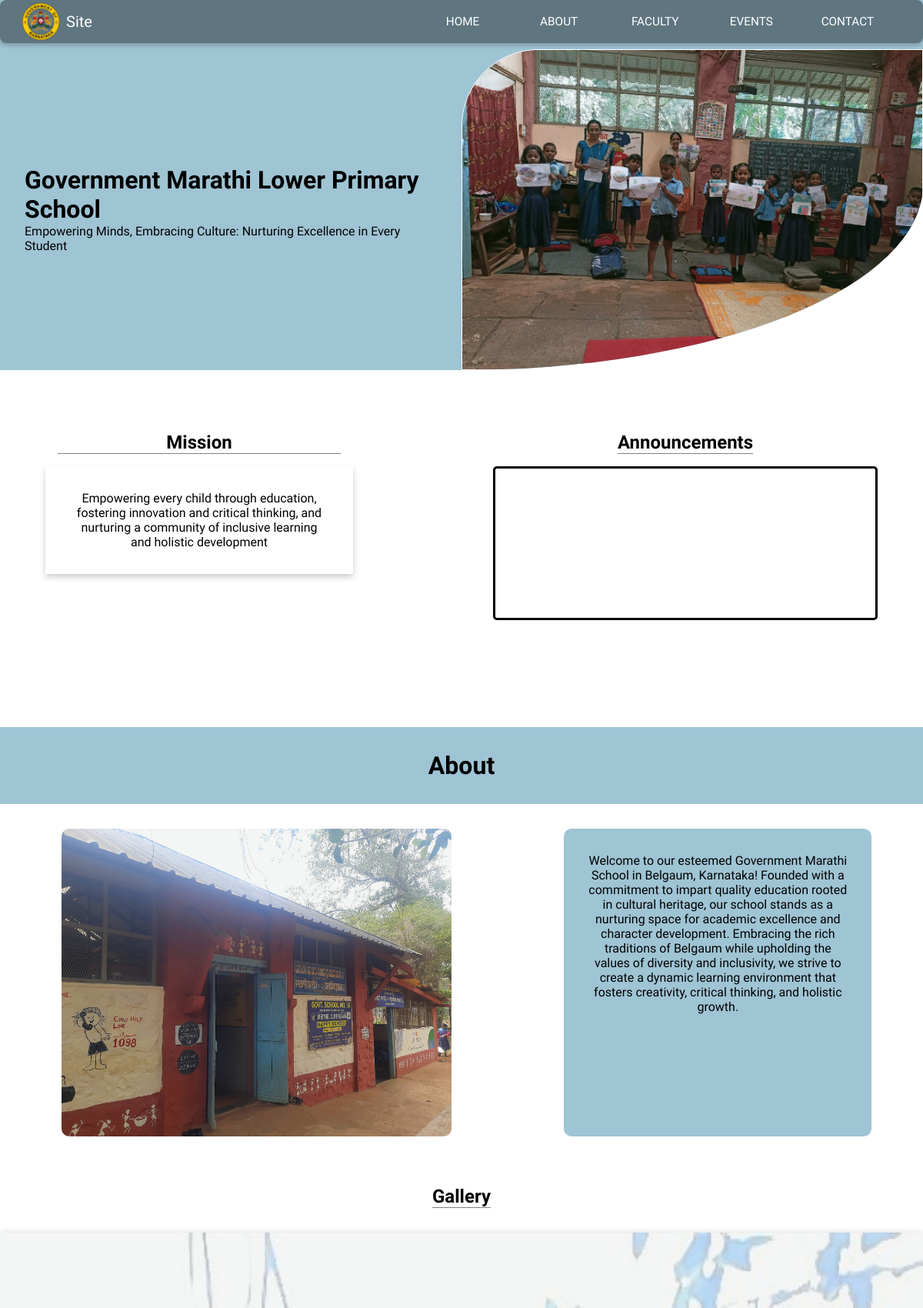
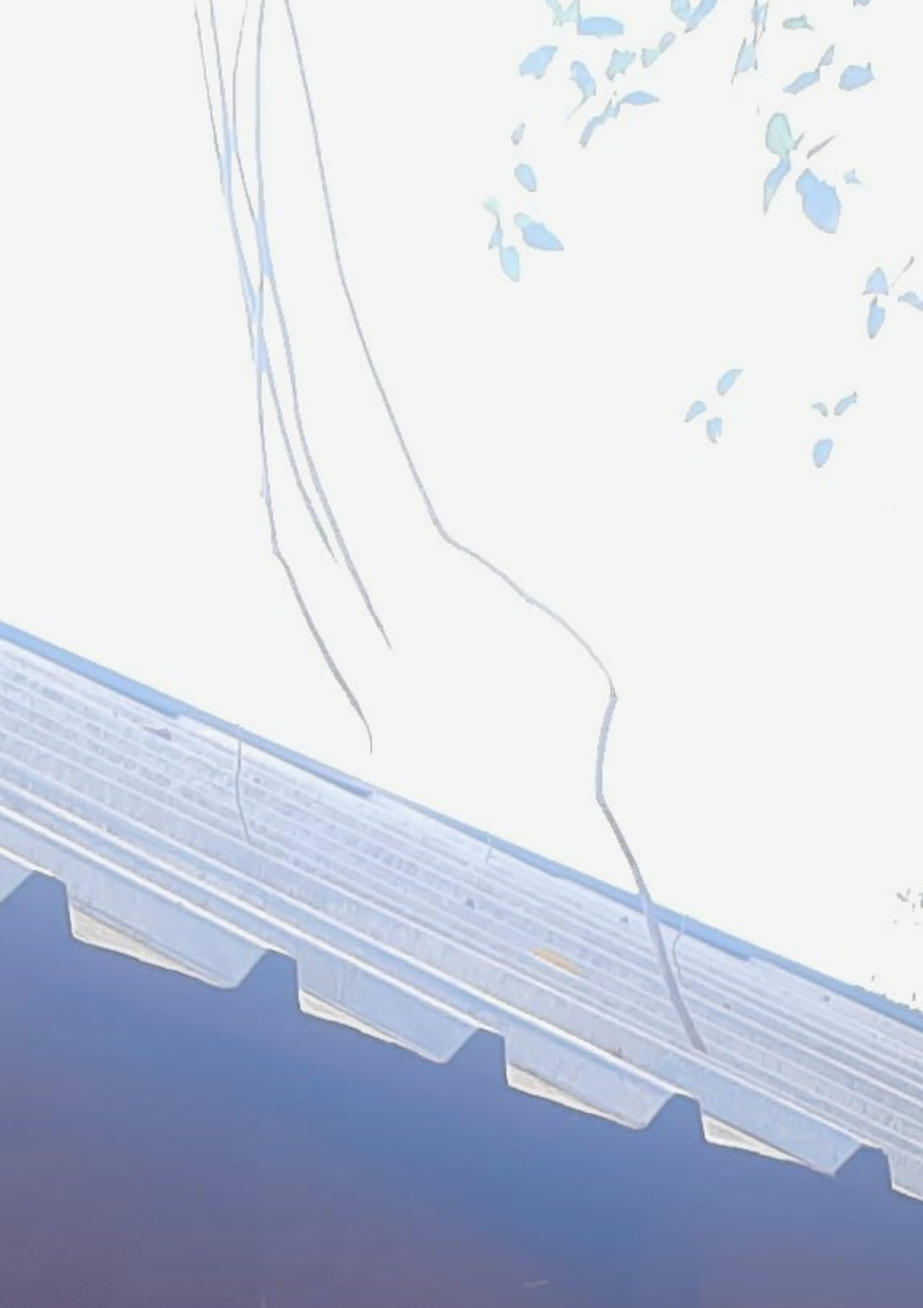
The page / (upper part) on the database its author committed (2 pictures, top to bottom).
### mainapp/models.py (models this page shows, shortened)
class Content(models.Model):
    Name=models.CharField(max_length=100,primary_key=True)
    content=models.TextField()

### mainapp/views.py (the view)
# urls.py: 2. Add a URL to urlpatterns:  path('', views.home, name='home')
def home(request):
    path = settings.MEDIA_ROOT
    img_list = random.sample(os.listdir(path + "/School_Images/"),7)
    values = Content.objects.values()
    Announce = Announcement.objects.values()
    faculty_list = faculty.objects.values()
    events_list = Events.objects.values()
    val= {}
    for a in values:
        val[a['Name']] = a['content']
    return render(request,'mainapp/home.html',context={"images": img_list,'content':val,'Announcements':Announce,'faculty':faculty_list,'events':events_list})

### mainapp/templates/mainapp/home.html (shortened to what this page needs)
{% extends 'base.html' %}
{% load static %}
{% block head %}
<link rel="stylesheet" href="{% static 'mainapp/home.css'%}">
{% endblock head %}
{% block body %}
<div class="inner-container">
  <div class="section section1">
    <div class="content">
      <h1 class="head">{{content.School_Name}}</h1>
      <p class="text">{{content.Tagline_title}}</p>
    </div>
    <div class="image hidden-mobile">
      <img src="{% static 'Images\School_Images\IMG2.jpg' %}" class="hidden-mobile" height="250px" alt="header image">
    </div>
  </div>
  <div class="section section2">
    <div class="flip-card">
      <div class="flip-card-inner">
        <div class="flip-card-front">
          <h2 class="bounce scroll-bounce flip-head">Mission </h2>
          <p>{{content.Mission}}</p>
        </div>
        <div class="flip-card-back">
          <h2 class="bounce scroll-bounce flip-head">Vision </h2>
          <p>{{content.Vision}}</p>
        </div>
      </div>
    </div>
    <div class="scroll-wrapper">
      <div class="scroll-head">
        <h2 class="bounce scroll-bounce">Announcements</h2>
      </div>
      <div id="scroll-container">
      </div>
    </div>
  </div>
  <div class="sub-header about" id="about">About</div>
  <div class="section section3">
      <div class="context-image">
        <img src="{% static 'Images\School_Images\school1.jpg' %}" height="250px" class="about-image" alt="header image">
      </div>
      <div class="about-text">
        {{content.about}}
        </div>
  </div>
  <div class="section section4">
   <h2 class="head bounce scroll-bounce">Gallery</h2>
   <main class="gallary">
    <ul class='slider'>
      {% for image in images %}
      <li class='item' style="background-image: url('{{MEDIA_URL}}/School_Images/{{image}}')">
      </li>
      {% endfor %}
    </ul>
  </main>
  </div>
</div>
{% endblock body %}

### mainapp/templates/base.html (shortened to what this page needs)
{% load static %}
<!DOCTYPE html>
<html lang="en">
<head>
    <link rel="stylesheet" href="{% static 'base.css' %}">
    <link rel="stylesheet" href="https://cdnjs.cloudflare.com/ajax/libs/animate.css/4.1.1/animate.min.css"/>
    {% block head %}
    {% endblock head %}
</head>
<body>
  <div class="container">
    <header class="site-header">
        <div class="header__content--flow">
            <section class="header-content--left">
                <a href="#" class="brand-logo">
                  <img src="{% static 'Images/logo/logo1.png' %}" height="50px" class="animate__animated  animate__jello" />
                    <span class="logo-text animate__animated animate__bounceInDown">Site</span>
                </a>
            </section>
            <section class="header-content--right">
                <nav class="header-nav" role="navigation">
                    <ul class="nav__list" aria-expanded="false">
                        <li class="list-item">
                            <a class="nav__link" href="{% url 'mainapp:home' %}">Home</a>
                        </li>
                        <li class="list-item">
                            <a class="nav__link" href="#about">About</a>
                        </li>
                        <li class="list-item">
                          <a class="nav__link" href="#faculty">Faculty</a>
                        </li>
                        <li class="list-item">
                            <a class="nav__link" href="#event">Events</a>
                        </li>
                        <li class="list-item">
                            <a class="nav__link" href="#contact">Contact</a>
                        </li>
                    </ul>
                </nav>
            </section>
        </div>
    </header>
</div>
<div class="outer-container">
    {% block body %}
    {% endblock body %}
</div>
</body>
</html>

### mainapp/static/base.css (style rules this page uses)
*, *::before, *::after { user-select:none; margin: 0; padding: 0; box-sizing: border-box; font-family: "Short Stack" , sans-serif; }
:root { --brand-clr: hsl(185, 85%, 40%); --bg-primary: hsl(195, 20%, 86%); --border-clr: hsl(195, 16%, 82%); --accent-blue: hsl(205, 100%, 48%); --text-primary: hsl(0, 0%, 100%); --text-accent: hsl(195, 2%, 78%); --header: 3.5rem; --full-width: 100%; --padding-space: calc(var( --full-width) - 2rem); --max-width: 80rem; --min-width: 22.5rem; --bd-radius: 0.5em; --space-025: 0.25rem; --space-05: 0.5rem; --space-1: 1rem; }
a { text-decoration: none; }
body { display: flex; flex-flow: column; top:0!important; min-block-size: 100vh; font-family: system-ui; }
.container { width:100vw; position: fixed; flex-grow: 1; display: grid; place-self: center; top: 0px; }
.site-header { --padding: 1rem; --header-margin: 5vh; --shadow: 0 0.1875em 0.3125em #0000001f, 0 0.125em 0.5em #0002; margin-block: auto; min-block-size: var(--header); background-color: #0006; border-radius: var(--bd-radius); padding-inline: var(--padding); box-shadow: var(--shadow); }
.header__content--flow { block-size: inherit; display: flex; flex-flow: wrap; gap: 0 clamp(3.5rem, -24.14rem + 61.43vw, 25rem); }
.header__content--flow > * { flex-grow: 1; height: var(--header); width: calc((45rem - var(--full-width) - (var(--padding) * 2)) * 999); }
.header-content--left { display: grid; grid-auto-flow: column; inline-size: max-content; place-content: center; }
.brand-logo { z-index:2; gap: var(--space-05); padding: 0.25em 0.75em; align-items: center; display: inline-flex; }
.logo-text { color: var(--text-primary); font-size: 20px; font-weight: 500; }
.header-content--right { flex-grow: 999; }
.header-nav { display: grid; align-items: center; block-size: 100%; }
.nav__list { list-style: none; display: grid; grid-auto-flow: column; justify-content: space-evenly; grid-auto-rows: 2.25rem; }
.list-item { block-size: 100%; }
.nav__link { block-size: inherit; display: inline-grid; place-items: center; min-width: 10ch; color: var(--text-primary); font-size: 15.3px; font-weight: 500; text-transform: uppercase; }
.outer-container { overflow: auto; width:100%; height:100vh; display: flex; flex-direction: column; align-items: center; min-height:100vh; }
.bounce { animation: bounce 1s ease-in-out; }
.scroll-bounce { animation: bounce_scroll 2s infinite; }

### rows shown on the page
Content: School_Name "Government Marathi Lower Primary School"
Content: Tagline_title "Empowering Minds, Embracing Culture: Nurturing Excellence in Every Student"
Content: Mission "Empowering every child through education, fostering innovation and critical thinking, and nurturing a community of inclusive learning and holistic development"
Content: Vision "To become a beacon of transformative education, empowering generations to thrive as compassionate leaders, innovative thinkers, and global citizens."
Content: about "Welcome to our esteemed Government Marathi School in Belgaum, Karnataka! Founded with a commitment to impart quality education rooted in cultural heritage, our school stands as a nurturing space for academic excellence and character development. Embracing the rich traditions of Belgaum while upholding the values of diversity and inclusivity, we strive to create a dynamic learning environment that fosters creativity, critical thinking, and holistic growth."
